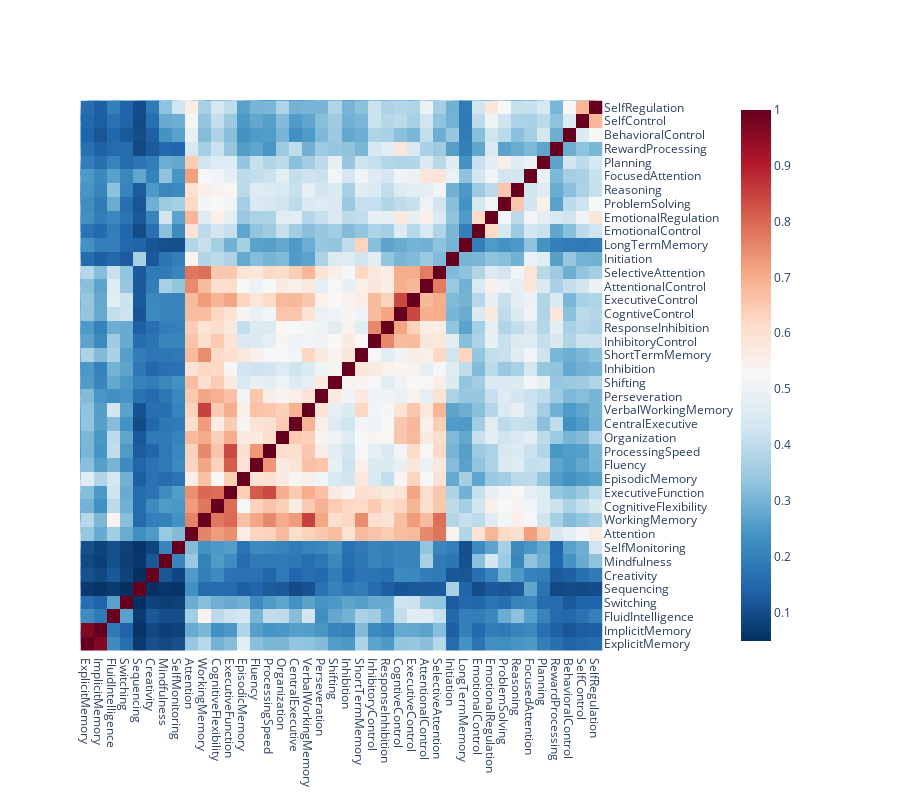

This figure's notebook cell:
### Markdown cell above
## Popular Constructs

### Code cell
# plot only popular tasks and popular constructs

n_popular_labels = 40

popular_labels = (pubmed.groupby(['category','label'])['pmid']
                        .count().sort_values(ascending=False)
                        .groupby('category').head(n_popular_labels)
                        .index.get_level_values('label').to_list())

popular_label_embeddings = label_embeddings.query('label in @popular_labels')

popular_labels_sim = get_similarity_matrix(
  popular_label_embeddings,
  metric='cosine',
  pivot_by_category=False)

# # drop tasks for visualization
tasks = pubmed.query('category.str.contains("Task")')['label'].unique()
popular_labels_sim.drop(index=tasks, columns=tasks, errors='ignore', inplace=True)

# g = sns.clustermap(popular_labels_sim, robust=True,
#                    dendrogram_ratio=0.0001, 
#                    cbar_pos=(1.0, 0.73, 0.03, 0.25),
#                    cmap='viridis_r',
#                   )
# plt.show()

import dash_bio as dashbio

dashbio.Clustergram(
  data=popular_labels_sim,
  column_labels=popular_labels_sim.columns.to_list(),
  row_labels=popular_labels_sim.index.to_list(),
  center_values=False,
  cluster='all',
  height=800,
  width=900,
  display_ratio=[0.001, 0.001], 
  color_map='RdBu_r',
  # hidden_labels=['col'],
  row_dist='euclidean',
  col_dist='euclidean',
  # standardize='col'
)

### Figure 1 — Plotly figure (JSON) as saved in the notebook; plotly's stock layout.template omitted (floating-point values rounded to 4 significant figures; data arrays with more than 128 entries replaced by an {"elided": "..."} marker saying what was removed)
{"data": [{"hoverinfo": "y+name", "line": {"width": 0.5}, "marker": {"color": "rgb(0,116,217)"}, "mode": "lines", "name": "Col Cluster 0", "type": "scatter", "x": [36.88, 36.88, 228.4, 228.4], "xaxis": "x2", "y": [1.859, 3.038, 3.038, 2.171], "yaxis": "y2"}, {"hoverinfo": "y+name", "line": {"width": 0.5}, "marker": {"color": "rgb(0,116,217)"}, "mode": "lines", "name": "Col Cluster 1", "type": "scatter", "x": [5, 5, 15, 15], "xaxis": "x2", "y": [0, 0.3138, 0.3138, 0], "yaxis": "y2"}, {"hoverinfo": "y+name", "line": {"width": 0.5}, "marker": {"color": "rgb(0,116,217)"}, "mode": "lines", "name": "Col Cluster 2", "type": "scatter", "x": [10, 10, 30, 30], "xaxis": "x2", "y": [0.3138, 1.514, 1.514, 1.168], "yaxis": "y2"}, {"hoverinfo": "y+name", "line": {"width": 0.5}, "marker": {"color": "rgb(0,116,217)"}, "mode": "lines", "name": "Col Cluster 3", "type": "scatter", "x": [20, 20, 53.75, 53.75], "xaxis": "x2", "y": [1.514, 1.859, 1.859, 1.519], "yaxis": "y2"}, {"hoverinfo": "y+name", "line": {"width": 0.5}, "marker": {"color": "rgb(0,116,217)"}, "mode": "lines", "name": "Col Cluster 4", "type": "scatter", "x": [25, 25, 35, 35], "xaxis": "x2", "y": [0, 1.168, 1.168, 0], "yaxis": "y2"}, {"hoverinfo": "y+name", "line": {"width": 0.5}, "marker": {"color": "rgb(0,116,217)"}, "mode": "lines", "name": "Col Cluster 5", "type": "scatter", "x": [45, 45, 62.5, 62.5], "xaxis": "x2", "y": [0, 1.519, 1.519, 1.361], "yaxis": "y2"}, {"hoverinfo": "y+name", "line": {"width": 0.5}, "marker": {"color": "rgb(0,116,217)"}, "mode": "lines", "name": "Col Cluster 6", "type": "scatter", "x": [55, 55, 70, 70], "xaxis": "x2", "y": [0, 1.361, 1.361, 1.145], "yaxis": "y2"}, {"hoverinfo": "y+name", "line": {"width": 0.5}, "marker": {"color": "rgb(0,116,217)"}, "mode": "lines", "name": "Col Cluster 7", "type": "scatter", "x": [65, 65, 75, 75], "xaxis": "x2", "y": [0, 1.145, 1.145, 0], "yaxis": "y2"}, {"hoverinfo": "y+name", "line": {"width": 0.5}, "marker": {"color": "rgb(0,116,217)"}, "mode": "lines", "name": "Col Cluster 8", "type": "scatter", "x": [85, 85, 102.5, 102.5], "xaxis": "x2", "y": [0, 0.8019, 0.8019, 0.5684], "yaxis": "y2"}, {"hoverinfo": "y+name", "line": {"width": 0.5}, "marker": {"color": "rgb(0,116,217)"}, "mode": "lines", "name": "Col Cluster 9", "type": "scatter", "x": [93.75, 93.75, 180.3, 180.3], "xaxis": "x2", "y": [0.8019, 1.321, 1.321, 1.082], "yaxis": "y2"}, {"hoverinfo": "y+name", "line": {"width": 0.5}, "marker": {"color": "rgb(0,116,217)"}, "mode": "lines", "name": "Col Cluster 10", "type": "scatter", "x": [95, 95, 110, 110], "xaxis": "x2", "y": [0, 0.5684, 0.5684, 0.4795], "yaxis": "y2"}, {"hoverinfo": "y+name", "line": {"width": 0.5}, "marker": {"color": "rgb(0,116,217)"}, "mode": "lines", "name": "Col Cluster 11", "type": "scatter", "x": [105, 105, 115, 115], "xaxis": "x2", "y": [0, 0.4795, 0.4795, 0], "yaxis": "y2"}, {"hoverinfo": "y+name", "line": {"width": 0.5}, "marker": {"color": "rgb(0,116,217)"}, "mode": "lines", "name": "Col Cluster 12", "type": "scatter", "x": [125, 125, 151.2, 151.2], "xaxis": "x2", "y": [0, 0.7947, 0.7947, 0.7279], "yaxis": "y2"}, {"hoverinfo": "y+name", "line": {"width": 0.5}, "marker": {"color": "rgb(0,116,217)"}, "mode": "lines", "name": "Col Cluster 13", "type": "scatter", "x": [135, 135, 145, 145], "xaxis": "x2", "y": [0, 0.4219, 0.4219, 0], "yaxis": "y2"}, {"hoverinfo": "y+name", "line": {"width": 0.5}, "marker": {"color": "rgb(0,116,217)"}, "mode": "lines", "name": "Col Cluster 14", "type": "scatter", "x": [137.0, 137.0, 319.7, 319.7], "xaxis": "x2", "y": [1.321, 2.171, 2.171, 1.617], "yaxis": "y2"}, {"hoverinfo": "y+name", "line": {"width": 0.5}, "marker": {"color": "rgb(0,116,217)"}, "mode": "lines", "name": "Col Cluster 15", "type": "scatter", "x": [138.1, 138.1, 222.5, 222.5], "xaxis": "x2", "y": [0.7947, 1.082, 1.082, 1.041], "yaxis": "y2"}, {"hoverinfo": "y+name", "line": {"width": 0.5}, "marker": {"color": "rgb(0,116,217)"}, "mode": "lines", "name": "Col Cluster 16", "type": "scatter", "x": [140, 140, 162.5, 162.5], "xaxis": "x2", "y": [0.4219, 0.7279, 0.7279, 0.6046], "yaxis": "y2"}, {"hoverinfo": "y+name", "line": {"width": 0.5}, "marker": {"color": "rgb(0,116,217)"}, "mode": "lines", "name": "Col Cluster 17", "type": "scatter", "x": [155, 155, 170, 170], "xaxis": "x2", "y": [0, 0.6046, 0.6046, 0.544], "yaxis": "y2"}, {"hoverinfo": "y+name", "line": {"width": 0.5}, "marker": {"color": "rgb(0,116,217)"}, "mode": "lines", "name": "Col Cluster 18", "type": "scatter", "x": [165, 165, 175, 175], "xaxis": "x2", "y": [0, 0.544, 0.544, 0], "yaxis": "y2"}, {"hoverinfo": "y+name", "line": {"width": 0.5}, "marker": {"color": "rgb(0,116,217)"}, "mode": "lines", "name": "Col Cluster 19", "type": "scatter", "x": [185, 185, 195, 195], "xaxis": "x2", "y": [0, 0.7115, 0.7115, 0], "yaxis": "y2"}, {"hoverinfo": "y+name", "line": {"width": 0.5}, "marker": {"color": "rgb(0,116,217)"}, "mode": "lines", "name": "Col Cluster 20", "type": "scatter", "x": [190, 190, 210, 210], "xaxis": "x2", "y": [0.7115, 0.8416, 0.8416, 0.7754], "yaxis": "y2"}, {"hoverinfo": "y+name", "line": {"width": 0.5}, "marker": {"color": "rgb(0,116,217)"}, "mode": "lines", "name": "Col Cluster 21", "type": "scatter", "x": [200, 200, 245, 245], "xaxis": "x2", "y": [0.8416, 1.041, 1.041, 0.9023], "yaxis": "y2"}, {"hoverinfo": "y+name", "line": {"width": 0.5}, "marker": {"color": "rgb(0,116,217)"}, "mode": "lines", "name": "Col Cluster 22", "type": "scatter", "x": [205, 205, 215, 215], "xaxis": "x2", "y": [0, 0.7754, 0.7754, 0], "yaxis": "y2"}, {"hoverinfo": "y+name", "line": {"width": 0.5}, "marker": {"color": "rgb(0,116,217)"}, "mode": "lines", "name": "Col Cluster 23", "type": "scatter", "x": [225, 225, 235, 235], "xaxis": "x2", "y": [0, 0.4127, 0.4127, 0], "yaxis": "y2"}, {"hoverinfo": "y+name", "line": {"width": 0.5}, "marker": {"color": "rgb(0,116,217)"}, "mode": "lines", "name": "Col Cluster 24", "type": "scatter", "x": [230, 230, 260, 260], "xaxis": "x2", "y": [0.4127, 0.9023, 0.9023, 0.6737], "yaxis": "y2"}, {"hoverinfo": "y+name", "line": {"width": 0.5}, "marker": {"color": "rgb(0,116,217)"}, "mode": "lines", "name": "Col Cluster 25", "type": "scatter", "x": [245, 245, 255, 255], "xaxis": "x2", "y": [0, 0.3911, 0.3911, 0], "yaxis": "y2"}, {"hoverinfo": "y+name", "line": {"width": 0.5}, "marker": {"color": "rgb(0,116,217)"}, "mode": "lines", "name": "Col Cluster 26", "type": "scatter", "x": [250, 250, 270, 270], "xaxis": "x2", "y": [0.3911, 0.6737, 0.6737, 0.5539], "yaxis": "y2"}, {"hoverinfo": "y+name", "line": {"width": 0.5}, "marker": {"color": "rgb(0,116,217)"}, "mode": "lines", "name": "Col Cluster 27", "type": "scatter", "x": [265, 265, 275, 275], "xaxis": "x2", "y": [0, 0.5539, 0.5539, 0], "yaxis": "y2"}, {"hoverinfo": "y+name", "line": {"width": 0.5}, "marker": {"color": "rgb(0,116,217)"}, "mode": "lines", "name": "Col Cluster 28", "type": "scatter", "x": [285, 285, 295, 295], "xaxis": "x2", "y": [0, 1.158, 1.158, 0], "yaxis": "y2"}, {"hoverinfo": "y+name", "line": {"width": 0.5}, "marker": {"color": "rgb(0,116,217)"}, "mode": "lines", "name": "Col Cluster 29", "type": "scatter", "x": [290, 290, 349.4, 349.4], "xaxis": "x2", "y": [1.158, 1.617, 1.617, 1.361], "yaxis": "y2"}, {"hoverinfo": "y+name", "line": {"width": 0.5}, "marker": {"color": "rgb(0,116,217)"}, "mode": "lines", "name": "Col Cluster 30", "type": "scatter", "x": [305, 305, 315, 315], "xaxis": "x2", "y": [0, 0.7475, 0.7475, 0], "yaxis": "y2"}, {"hoverinfo": "y+name", "line": {"width": 0.5}, "marker": {"color": "rgb(0,116,217)"}, "mode": "lines", "name": "Col Cluster 31", "type": "scatter", "x": [310, 310, 340, 340], "xaxis": "x2", "y": [0.7475, 1.09, 1.09, 0.948], "yaxis": "y2"}, {"hoverinfo": "y+name", "line": {"width": 0.5}, "marker": {"color": "rgb(0,116,217)"}, "mode": "lines", "name": "Col Cluster 32", "type": "scatter", "x": [325, 325, 373.8, 373.8], "xaxis": "x2", "y": [1.09, 1.361, 1.361, 1.24], "yaxis": "y2"}, {"hoverinfo": "y+name", "line": {"width": 0.5}, "marker": {"color": "rgb(0,116,217)"}, "mode": "lines", "name": "Col Cluster 33", "type": "scatter", "x": [325, 325, 335, 335], "xaxis": "x2", "y": [0, 0.5991, 0.5991, 0], "yaxis": "y2"}, {"hoverinfo": "y+name", "line": {"width": 0.5}, "marker": {"color": "rgb(0,116,217)"}, "mode": "lines", "name": "Col Cluster 34", "type": "scatter", "x": [330, 330, 350, 350], "xaxis": "x2", "y": [0.5991, 0.948, 0.948, 0.8456], "yaxis": "y2"}, {"hoverinfo": "y+name", "line": {"width": 0.5}, "marker": {"color": "rgb(0,116,217)"}, "mode": "lines", "name": "Col Cluster 35", "type": "scatter", "x": [345, 345, 355, 355], "xaxis": "x2", "y": [0, 0.8456, 0.8456, 0], "yaxis": "y2"}, {"hoverinfo": "y+name", "line": {"width": 0.5}, "marker": {"color": "rgb(0,116,217)"}, "mode": "lines", "name": "Col Cluster 36", "type": "scatter", "x": [365, 365, 382.5, 382.5], "xaxis": "x2", "y": [0, 1.24, 1.24, 0.8196], "yaxis": "y2"}, {"hoverinfo": "y+name", "line": {"width": 0.5}, "marker": {"color": "rgb(0,116,217)"}, "mode": "lines", "name": "Col Cluster 37", "type": "scatter", "x": [375, 375, 390, 390], "xaxis": "x2", "y": [0, 0.8196, 0.8196, 0.5238], "yaxis": "y2"}, {"hoverinfo": "y+name", "line": {"width": 0.5}, "marker": {"color": "rgb(0,116,217)"}, "mode": "lines", "name": "Col Cluster 38", "type": "scatter", "x": [385, 385, 395, 395], "xaxis": "x2", "y": [0, 0.5238, 0.5238, 0], "yaxis": "y2"}, {"hoverinfo": "x+name", "line": {"width": 0.5}, "marker": {"color": "rgb(0,116,217)"}, "mode": "lines", "name": "Row Cluster 0", "type": "scatter", "x": [0, -0.3138, -0.3138, 0], "xaxis": "x4", "y": [5, 5, 15, 15], "yaxis": "y4"}, {"hoverinfo": "x+name", "line": {"width": 0.5}, "marker": {"color": "rgb(0,116,217)"}, "mode": "lines", "name": "Row Cluster 1", "type": "scatter", "x": [0, -0.5238, -0.5238, 0], "xaxis": "x4", "y": [385, 385, 395, 395], "yaxis": "y4"}, {"hoverinfo": "x+name", "line": {"width": 0.5}, "marker": {"color": "rgb(0,116,217)"}, "mode": "lines", "name": "Row Cluster 2", "type": "scatter", "x": [0, -0.8196, -0.8196, -0.5238], "xaxis": "x4", "y": [375, 375, 390, 390], "yaxis": "y4"}, {"hoverinfo": "x+name", "line": {"width": 0.5}, "marker": {"color": "rgb(0,116,217)"}, "mode": "lines", "name": "Row Cluster 3", "type": "scatter", "x": [0, -1.24, -1.24, -0.8196], "xaxis": "x4", "y": [365, 365, 382.5, 382.5], "yaxis": "y4"}, {"hoverinfo": "x+name", "line": {"width": 0.5}, "marker": {"color": "rgb(0,116,217)"}, "mode": "lines", "name": "Row Cluster 4", "type": "scatter", "x": [0, -0.8456, -0.8456, 0], "xaxis": "x4", "y": [345, 345, 355, 355], "yaxis": "y4"}, {"hoverinfo": "x+name", "line": {"width": 0.5}, "marker": {"color": "rgb(0,116,217)"}, "mode": "lines", "name": "Row Cluster 5", "type": "scatter", "x": [-0.5991, -0.948, -0.948, -0.8456], "xaxis": "x4", "y": [330, 330, 350, 350], "yaxis": "y4"}, {"hoverinfo": "x+name", "line": {"width": 0.5}, "marker": {"color": "rgb(0,116,217)"}, "mode": "lines", "name": "Row Cluster 6", "type": "scatter", "x": [0, -0.5991, -0.5991, 0], "xaxis": "x4", "y": [325, 325, 335, 335], "yaxis": "y4"}, {"hoverinfo": "x+name", "line": {"width": 0.5}, "marker": {"color": "rgb(0,116,217)"}, "mode": "lines", "name": "Row Cluster 7", "type": "scatter", "x": [-1.09, -1.361, -1.361, -1.24], "xaxis": "x4", "y": [325, 325, 373.8, 373.8], "yaxis": "y4"}, {"hoverinfo": "x+name", "line": {"width": 0.5}, "marker": {"color": "rgb(0,116,217)"}, "mode": "lines", "name": "Row Cluster 8", "type": "scatter", "x": [-0.7475, -1.09, -1.09, -0.948], "xaxis": "x4", "y": [310, 310, 340, 340], "yaxis": "y4"}, {"hoverinfo": "x+name", "line": {"width": 0.5}, "marker": {"color": "rgb(0,116,217)"}, "mode": "lines", "name": "Row Cluster 9", "type": "scatter", "x": [0, -0.7475, -0.7475, 0], "xaxis": "x4", "y": [305, 305, 315, 315], "yaxis": "y4"}, {"hoverinfo": "x+name", "line": {"width": 0.5}, "marker": {"color": "rgb(0,116,217)"}, "mode": "lines", "name": "Row Cluster 10", "type": "scatter", "x": [-1.158, -1.617, -1.617, -1.361], "xaxis": "x4", "y": [290, 290, 349.4, 349.4], "yaxis": "y4"}, {"hoverinfo": "x+name", "line": {"width": 0.5}, "marker": {"color": "rgb(0,116,217)"}, "mode": "lines", "name": "Row Cluster 11", "type": "scatter", "x": [0, -1.158, -1.158, 0], "xaxis": "x4", "y": [285, 285, 295, 295], "yaxis": "y4"}, {"hoverinfo": "x+name", "line": {"width": 0.5}, "marker": {"color": "rgb(0,116,217)"}, "mode": "lines", "name": "Row Cluster 12", "type": "scatter", "x": [0, -0.5539, -0.5539, 0], "xaxis": "x4", "y": [265, 265, 275, 275], "yaxis": "y4"}, {"hoverinfo": "x+name", "line": {"width": 0.5}, "marker": {"color": "rgb(0,116,217)"}, "mode": "lines", "name": "Row Cluster 13", "type": "scatter", "x": [-0.3911, -0.6737, -0.6737, -0.5539], "xaxis": "x4", "y": [250, 250, 270, 270], "yaxis": "y4"}, {"hoverinfo": "x+name", "line": {"width": 0.5}, "marker": {"color": "rgb(0,116,217)"}, "mode": "lines", "name": "Row Cluster 14", "type": "scatter", "x": [0, -0.3911, -0.3911, 0], "xaxis": "x4", "y": [245, 245, 255, 255], "yaxis": "y4"}, {"hoverinfo": "x+name", "line": {"width": 0.5}, "marker": {"color": "rgb(0,116,217)"}, "mode": "lines", "name": "Row Cluster 15", "type": "scatter", "x": [-0.4127, -0.9023, -0.9023, -0.6737], "xaxis": "x4", "y": [230, 230, 260, 260], "yaxis": "y4"}, {"hoverinfo": "x+name", "line": {"width": 0.5}, "marker": {"color": "rgb(0,116,217)"}, "mode": "lines", "name": "Row Cluster 16", "type": "scatter", "x": [0, -0.4127, -0.4127, 0], "xaxis": "x4", "y": [225, 225, 235, 235], "yaxis": "y4"}, {"hoverinfo": "x+name", "line": {"width": 0.5}, "marker": {"color": "rgb(0,116,217)"}, "mode": "lines", "name": "Row Cluster 17", "type": "scatter", "x": [0, -0.7754, -0.7754, 0], "xaxis": "x4", "y": [205, 205, 215, 215], "yaxis": "y4"}, {"hoverinfo": "x+name", "line": {"width": 0.5}, "marker": {"color": "rgb(0,116,217)"}, "mode": "lines", "name": "Row Cluster 18", "type": "scatter", "x": [-0.8416, -1.041, -1.041, -0.9023], "xaxis": "x4", "y": [200, 200, 245, 245], "yaxis": "y4"}, {"hoverinfo": "x+name", "line": {"width": 0.5}, "marker": {"color": "rgb(0,116,217)"}, "mode": "lines", "name": "Row Cluster 19", "type": "scatter", "x": [-0.7115, -0.8416, -0.8416, -0.7754], "xaxis": "x4", "y": [190, 190, 210, 210], "yaxis": "y4"}, {"hoverinfo": "x+name", "line": {"width": 0.5}, "marker": {"color": "rgb(0,116,217)"}, "mode": "lines", "name": "Row Cluster 20", "type": "scatter", "x": [0, -0.7115, -0.7115, 0], "xaxis": "x4", "y": [185, 185, 195, 195], "yaxis": "y4"}, {"hoverinfo": "x+name", "line": {"width": 0.5}, "marker": {"color": "rgb(0,116,217)"}, "mode": "lines", "name": "Row Cluster 21", "type": "scatter", "x": [0, -0.544, -0.544, 0], "xaxis": "x4", "y": [165, 165, 175, 175], "yaxis": "y4"}, {"hoverinfo": "x+name", "line": {"width": 0.5}, "marker": {"color": "rgb(0,116,217)"}, "mode": "lines", "name": "Row Cluster 22", "type": "scatter", "x": [0, -0.6046, -0.6046, -0.544], "xaxis": "x4", "y": [155, 155, 170, 170], "yaxis": "y4"}, {"hoverinfo": "x+name", "line": {"width": 0.5}, "marker": {"color": "rgb(0,116,217)"}, "mode": "lines", "name": "Row Cluster 23", "type": "scatter", "x": [-0.4219, -0.7279, -0.7279, -0.6046], "xaxis": "x4", "y": [140, 140, 162.5, 162.5], "yaxis": "y4"}, {"hoverinfo": "x+name", "line": {"width": 0.5}, "marker": {"color": "rgb(0,116,217)"}, "mode": "lines", "name": "Row Cluster 24", "type": "scatter", "x": [-0.7947, -1.082, -1.082, -1.041], "xaxis": "x4", "y": [138.1, 138.1, 222.5, 222.5], "yaxis": "y4"}, {"hoverinfo": "x+name", "line": {"width": 0.5}, "marker": {"color": "rgb(0,116,217)"}, "mode": "lines", "name": "Row Cluster 25", "type": "scatter", "x": [-1.321, -2.171, -2.171, -1.617], "xaxis": "x4", "y": [137.0, 137.0, 319.7, 319.7], "yaxis": "y4"}, {"hoverinfo": "x+name", "line": {"width": 0.5}, "marker": {"color": "rgb(0,116,217)"}, "mode": "lines", "name": "Row Cluster 26", "type": "scatter", "x": [0, -0.4219, -0.4219, 0], "xaxis": "x4", "y": [135, 135, 145, 145], "yaxis": "y4"}, {"hoverinfo": "x+name", "line": {"width": 0.5}, "marker": {"color": "rgb(0,116,217)"}, "mode": "lines", "name": "Row Cluster 27", "type": "scatter", "x": [0, -0.7947, -0.7947, -0.7279], "xaxis": "x4", "y": [125, 125, 151.2, 151.2], "yaxis": "y4"}, {"hoverinfo": "x+name", "line": {"width": 0.5}, "marker": {"color": "rgb(0,116,217)"}, "mode": "lines", "name": "Row Cluster 28", "type": "scatter", "x": [0, -0.4795, -0.4795, 0], "xaxis": "x4", "y": [105, 105, 115, 115], "yaxis": "y4"}, {"hoverinfo": "x+name", "line": {"width": 0.5}, "marker": {"color": "rgb(0,116,217)"}, "mode": "lines", "name": "Row Cluster 29", "type": "scatter", "x": [0, -0.5684, -0.5684, -0.4795], "xaxis": "x4", "y": [95, 95, 110, 110], "yaxis": "y4"}, {"hoverinfo": "x+name", "line": {"width": 0.5}, "marker": {"color": "rgb(0,116,217)"}, "mode": "lines", "name": "Row Cluster 30", "type": "scatter", "x": [-0.8019, -1.321, -1.321, -1.082], "xaxis": "x4", "y": [93.75, 93.75, 180.3, 180.3], "yaxis": "y4"}, {"hoverinfo": "x+name", "line": {"width": 0.5}, "marker": {"color": "rgb(0,116,217)"}, "mode": "lines", "name": "Row Cluster 31", "type": "scatter", "x": [0, -0.8019, -0.8019, -0.5684], "xaxis": "x4", "y": [85, 85, 102.5, 102.5], "yaxis": "y4"}, {"hoverinfo": "x+name", "line": {"width": 0.5}, "marker": {"color": "rgb(0,116,217)"}, "mode": "lines", "name": "Row Cluster 32", "type": "scatter", "x": [0, -1.145, -1.145, 0], "xaxis": "x4", "y": [65, 65, 75, 75], "yaxis": "y4"}, {"hoverinfo": "x+name", "line": {"width": 0.5}, "marker": {"color": "rgb(0,116,217)"}, "mode": "lines", "name": "Row Cluster 33", "type": "scatter", "x": [0, -1.361, -1.361, -1.145], "xaxis": "x4", "y": [55, 55, 70, 70], "yaxis": "y4"}, {"hoverinfo": "x+name", "line": {"width": 0.5}, "marker": {"color": "rgb(0,116,217)"}, "mode": "lines", "name": "Row Cluster 34", "type": "scatter", "x": [0, -1.519, -1.519, -1.361], "xaxis": "x4", "y": [45, 45, 62.5, 62.5], "yaxis": "y4"}, {"hoverinfo": "x+name", "line": {"width": 0.5}, "marker": {"color": "rgb(0,116,217)"}, "mode": "lines", "name": "Row Cluster 35", "type": "scatter", "x": [-1.859, -3.038, -3.038, -2.171], "xaxis": "x4", "y": [36.88, 36.88, 228.4, 228.4], "yaxis": "y4"}, {"hoverinfo": "x+name", "line": {"width": 0.5}, "marker": {"color": "rgb(0,116,217)"}, "mode": "lines", "name": "Row Cluster 36", "type": "scatter", "x": [0, -1.168, -1.168, 0], "xaxis": "x4", "y": [25, 25, 35, 35], "yaxis": "y4"}, {"hoverinfo": "x+name", "line": {"width": 0.5}, "marker": {"color": "rgb(0,116,217)"}, "mode": "lines", "name": "Row Cluster 37", "type": "scatter", "x": [-1.514, -1.859, -1.859, -1.519], "xaxis": "x4", "y": [20, 20, 53.75, 53.75], "yaxis": "y4"}, {"hoverinfo": "x+name", "line": {"width": 0.5}, "marker": {"color": "rgb(0,116,217)"}, "mode": "lines", "name": "Row Cluster 38", "type": "scatter", "x": [-0.3138, -1.514, -1.514, -1.168], "xaxis": "x4", "y": [10, 10, 30, 30], "yaxis": "y4"}, {"colorbar": {"xpad": 100}, "colorscale": [[0, "rgb(5,48,97)"], [0.1, "rgb(33,102,172)"], [0.2, "rgb(67,147,195)"], [0.3, "rgb(146,197,222)"], [0.4, "rgb(209,229,240)"], [0.5, "rgb(247,247,247)"], [0.6, "rgb(253,219,199)"], [0.7, "rgb(244,165,130)"], [0.8, "rgb(214,96,77)"], [0.9, "rgb(178,24,43)"], [1, "rgb(103,0,31)"]], "type": "heatmap", "x": [5, 15, 25, 35, 45, 55, 65, 75, 85, 95, 105, 115, 125, 135, 145, 155, 165, 175, 185, 195, 205, 215, 225, 235, 245, 255, 265, 275, 285, 295, 305, 315, 325, 335, 345, 355, 365, 375, 385, 395], "xaxis": "x5", "y": [5, 15, 25, 35, 45, 55, 65, 75, 85, 95, 105, 115, 125, 135, 145, 155, 165, 175, 185, 195, 205, 215, 225, 235, 245, 255, 265, 275, 285, 295, 305, 315, 325, 335, 345, 355, 365, 375, 385, 395], "yaxis": "y5", "z": {"elided": "40x40 float values"}}], "layout": {"height": 800, "hovermode": "closest", "legend": {"x": 0.7, "y": 0.7}, "paper_bgcolor": "rgba(0,0,0,0)", "plot_bgcolor": "rgba(0,0,0,0)", "showlegend": false, "width": 900, "xaxis": {"anchor": "y", "domain": [0, 0.95], "fixedrange": false, "mirror": false, "showgrid": false, "showline": false, "showticklabels": false, "type": "linear", "zeroline": false}, "xaxis2": {"anchor": "y4", "domain": [0.0009491, 0.95], "fixedrange": false, "mirror": false, "scaleanchor": "x5", "showgrid": false, "showline": false, "showticklabels": false, "type": "linear", "zeroline": false}, "xaxis3": {"anchor": "y3", "domain": [0.75, 1]}, "xaxis4": {"anchor": "y4", "domain": [0, 0.0009491], "fixedrange": false, "mirror": false, "showgrid": false, "showline": false, "showticklabels": false, "type": "linear", "zeroline": false}, "xaxis5": {"anchor": "y5", "domain": [0.0009491, 0.95], "fixedrange": false, "mirror": false, "range": [0, 400], "showgrid": false, "showline": false, "showticklabels": true, "side": "bottom", "tickmode": "array", "ticktext": ["ExplicitMemory", "ImplicitMemory", "FluidIntelligence", "Switching", "Sequencing", "Creativity", "Mindfulness", "SelfMonitoring", "Attention", "WorkingMemory", "CognitiveFlexibility", "ExecutiveFunction", "EpisodicMemory", "Fluency", "ProcessingSpeed", "Organization", "CentralExecutive", "VerbalWorkingMemory", "Perseveration", "Shifting", "Inhibition", "ShortTermMemory", "InhibitoryControl", "ResponseInhibition", "CogntiveControl", "ExecutiveControl", "AttentionalControl", "SelectiveAttention", "Initiation", "LongTermMemory", "EmotionalControl", "EmotionalRegulation", "ProblemSolving", "Reasoning", "FocusedAttention", "Planning", "RewardProcessing", "BehavioralControl", "SelfControl", "SelfRegulation"], "tickvals": [5, 15, 25, 35, 45, 55, 65, 75, 85, 95, 105, 115, 125, 135, 145, 155, 165, 175, 185, 195, 205, 215, 225, 235, 245, 255, 265, 275, 285, 295, 305, 315, 325, 335, 345, 355, 365, 375, 385, 395], "type": "linear", "zeroline": false}, "xaxis6": {"anchor": "y6", "domain": [0.95, 1], "fixedrange": false, "mirror": false, "range": [-5, 1], "showgrid": false, "showline": false, "showticklabels": false, "type": "linear", "zeroline": false}, "xaxis7": {"anchor": "y7", "domain": [0, 0.25]}, "xaxis8": {"anchor": "y8", "domain": [0.0009491, 0.95], "fixedrange": false, "mirror": false, "range": [5, 395], "scaleanchor": "x5", "scaleratio": 1, "showgrid": false, "showline": false, "showticklabels": false, "type": "linear", "zeroline": false}, "xaxis9": {"anchor": "y9", "domain": [0.75, 1]}, "yaxis": {"anchor": "x", "domain": [0.9991, 1], "fixedrange": false, "mirror": false, "showgrid": false, "showline": false, "showticklabels": false, "type": "linear", "zeroline": false}, "yaxis2": {"anchor": "x2", "domain": [0.9991, 1], "fixedrange": false, "mirror": false, "range": [0, 3.038], "showgrid": false, "showline": false, "showticklabels": false, "type": "linear", "zeroline": false}, "yaxis3": {"anchor": "x3", "domain": [0.75, 1]}, "yaxis4": {"anchor": "x4", "domain": [0, 0.9991], "fixedrange": false, "mirror": false, "range": [5, 395], "scaleanchor": "y5", "showgrid": false, "showline": false, "showticklabels": false, "type": "linear", "zeroline": false}, "yaxis5": {"anchor": "x5", "domain": [0, 0.9991], "fixedrange": false, "mirror": false, "showgrid": false, "showline": false, "showticklabels": true, "side": "right", "tickmode": "array", "ticktext": ["ExplicitMemory", "ImplicitMemory", "FluidIntelligence", "Switching", "Sequencing", "Creativity", "Mindfulness", "SelfMonitoring", "Attention", "WorkingMemory", "CognitiveFlexibility", "ExecutiveFunction", "EpisodicMemory", "Fluency", "ProcessingSpeed", "Organization", "CentralExecutive", "VerbalWorkingMemory", "Perseveration", "Shifting", "Inhibition", "ShortTermMemory", "InhibitoryControl", "ResponseInhibition", "CogntiveControl", "ExecutiveControl", "AttentionalControl", "SelectiveAttention", "Initiation", "LongTermMemory", "EmotionalControl", "EmotionalRegulation", "ProblemSolving", "Reasoning", "FocusedAttention", "Planning", "RewardProcessing", "BehavioralControl", "SelfControl", "SelfRegulation"], "tickvals": [5, 15, 25, 35, 45, 55, 65, 75, 85, 95, 105, 115, 125, 135, 145, 155, 165, 175, 185, 195, 205, 215, 225, 235, 245, 255, 265, 275, 285, 295, 305, 315, 325, 335, 345, 355, 365, 375, 385, 395], "type": "linear", "zeroline": false}, "yaxis6": {"anchor": "x6", "domain": [0, 0.9491], "fixedrange": false, "mirror": false, "range": [5, 395], "scaleanchor": "y5", "scaleratio": 1, "showgrid": false, "showline": false, "showticklabels": false, "type": "linear", "zeroline": false}, "yaxis7": {"anchor": "x7", "domain": [0, 0.25]}, "yaxis8": {"anchor": "x8", "domain": [0.9491, 0.9991], "fixedrange": false, "mirror": false, "range": [-0.5, 0.5], "showgrid": false, "showline": false, "showticklabels": false, "type": "linear", "zeroline": false}, "yaxis9": {"anchor": "x9", "domain": [0, 0.25]}}}
